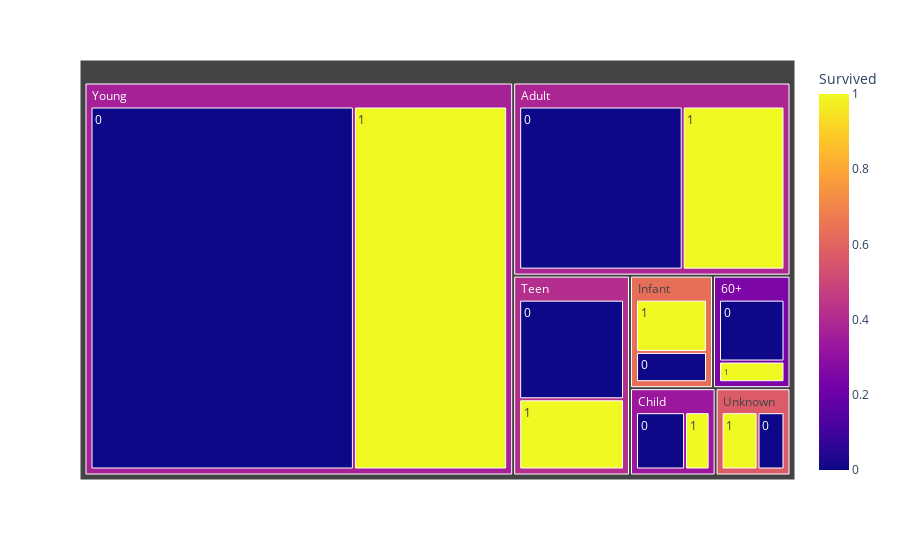

Source (notebook cell):
### Markdown cell above
* The plot above shows that ratio of `females survival` was more than `males`.
* This means, females were given priority over males in the rescue operation.

### Code cell
# Group the data by 'Survived' and 'Sex' columns and count the occurrences
grouped_data = train.groupby(['AgeCategory','Survived']).size().reset_index(name='Count')

custom_color_palette = ['#1f77b4', '#ff7f0e']
# Create the treemap using plotly express
fig = px.treemap(grouped_data, path=['AgeCategory', 'Survived'], values='Count', color='Survived',
                 color_discrete_sequence=custom_color_palette)
fig.show()

### Figure 1 — Plotly figure (JSON) as saved in the notebook; plotly's stock layout.template omitted (floating-point values rounded to 4 significant figures)
{"data": [{"branchvalues": "total", "customdata": [[0], [0], [0], [0], [0], [0], [0], [1], [1], [1], [1], [1], [1], [1], [0.25], [0.3837], [0.3333], [0.6333], [0.4133], [0.5714], [0.3678]], "domain": {"x": [0, 1], "y": [0, 1]}, "hovertemplate": "labels=%{label}<br>Count=%{value}<br>parent=%{parent}<br>id=%{id}<br>Survived=%{color}<extra></extra>", "ids": ["60+/0", "Adult/0", "Child/0", "Infant/0", "Teen/0", "Unknown/0", "Young/0", "60+/1", "Adult/1", "Child/1", "Infant/1", "Teen/1", "Unknown/1", "Young/1", "60+", "Adult", "Child", "Infant", "Teen", "Unknown", "Young"], "labels": ["0", "0", "0", "0", "0", "0", "0", "1", "1", "1", "1", "1", "1", "1", "60+", "Adult", "Child", "Infant", "Teen", "Unknown", "Young"], "marker": {"coloraxis": "coloraxis", "colors": [0, 0, 0, 0, 0, 0, 0, 1, 1, 1, 1, 1, 1, 1, 0.25, 0.3837, 0.3333, 0.6333, 0.4133, 0.5714, 0.3678]}, "name": "", "parents": ["60+", "Adult", "Child", "Infant", "Teen", "Unknown", "Young", "60+", "Adult", "Child", "Infant", "Teen", "Unknown", "Young", "", "", "", "", "", "", ""], "type": "treemap", "values": [21, 106, 16, 11, 44, 9, 342, 7, 66, 8, 19, 31, 12, 199, 28, 172, 24, 30, 75, 21, 541]}], "layout": {"coloraxis": {"colorbar": {"title": {"text": "Survived"}}, "colorscale": [[0, "#0d0887"], [0.1111, "#46039f"], [0.2222, "#7201a8"], [0.3333, "#9c179e"], [0.4444, "#bd3786"], [0.5556, "#d8576b"], [0.6667, "#ed7953"], [0.7778, "#fb9f3a"], [0.8889, "#fdca26"], [1, "#f0f921"]]}, "legend": {"tracegroupgap": 0}, "margin": {"t": 60}, "treemapcolorway": ["#1f77b4", "#ff7f0e"]}}
